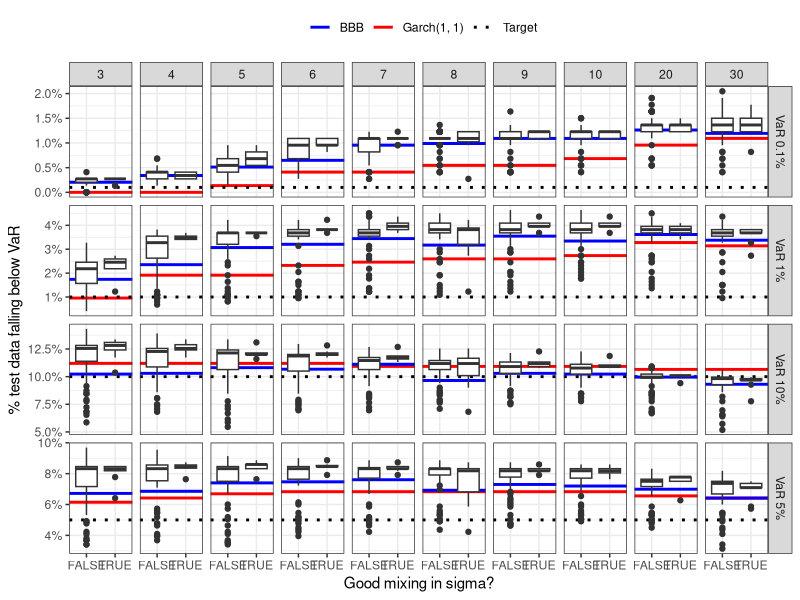
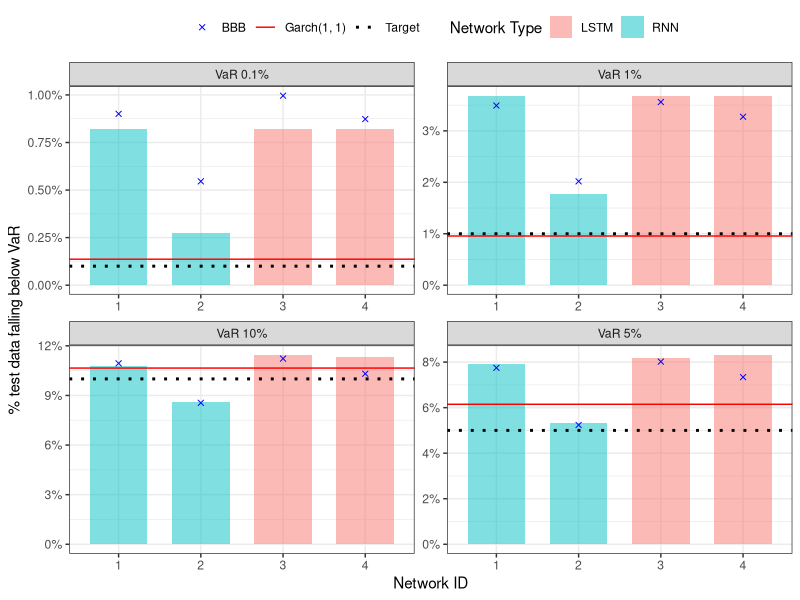
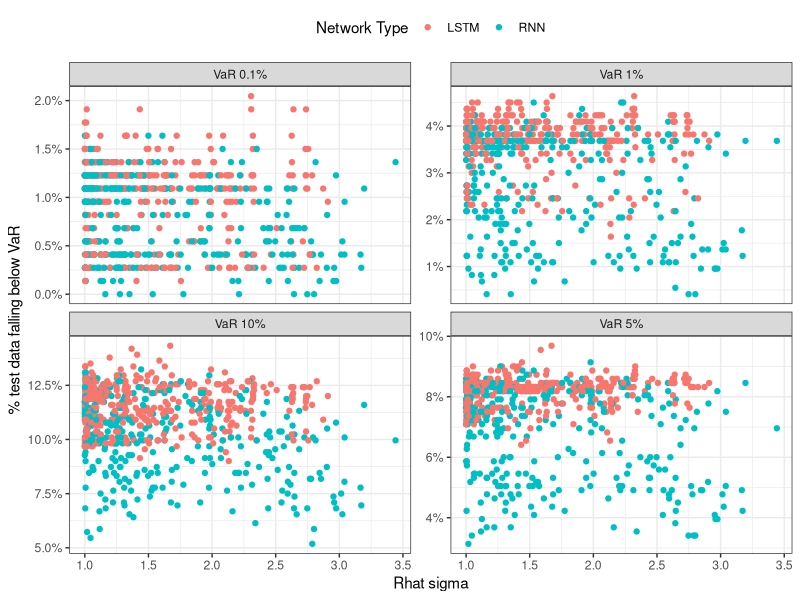

These charts were generated, in order, by the following R code:
rm(list = ls())
library(tidyverse)
var_translate = c(
  "VaR_0_1" = "VaR 0.1%", 
  "VaR_1_0" = "VaR 1%", 
  "VaR_5_0" = "VaR 5%", 
  "VaR_10_0" = "VaR 10%"
)

var_target = c(
  "VaR_0_1" = 0.001, 
  "VaR_1_0" = 0.01, 
  "VaR_5_0" = 0.05, 
  "VaR_10_0" = 0.1
)

benchmark <- read_csv("../tdist-garch11-baseline.csv")
single_chain <- read_csv("../mcmc-single-chain-evaluation-all.csv")
same_network <- read_csv("../mcmc-same-network-evaluation-all.csv")
bbb <- read_csv("../bbb-single-asset-all.csv")

benchmark_long <- benchmark %>%
  pivot_longer(-nu, 
               names_to = "measure", 
               values_to = "garch")

benchmark_best <- benchmark_long %>%
  mutate(target = var_target[measure], 
         diff = abs(garch - target)) %>%
  group_by(measure) %>%
  arrange(diff) %>%
  mutate(rank = 1:n()) %>%
  ungroup() %>%
  filter(rank == 1) %>%
  select(nu, measure, garch)

bbb_long <- bbb %>%
  pivot_longer(-c(network, nu), 
               names_to = "measure", 
               values_to = "bbb")

bbb_nu <- bbb_long %>%
  group_by(nu, measure) %>%
  summarise(bbb = mean(bbb), .groups = "drop")

bbb_network <- bbb_long %>%
  group_by(network, measure) %>%
  summarise(bbb = mean(bbb), .groups = "drop") %>%
  mutate(network = factor(network, levels = sort(unique(network))))

single_chain_comparison <- single_chain %>%
  select(-c(mape, config, network)) %>%
  mutate(well_mixing = rhat_sigma <= 1.01) %>%
  pivot_longer(-c(well_mixing, nu), 
               names_to = "measure", 
               values_to = "values") %>%
  filter(measure != "rhat_sigma") %>%
  left_join(benchmark_long, by = c("measure", "nu"))

same_network_evaluation <- same_network %>%
  pivot_longer(-network, 
               names_to = "measure", 
               values_to = "values") %>%
  left_join(benchmark_best, by = c("measure")) %>%
  filter(!measure %in% c("rhat_sigma", "rmse", "mape")) %>%
  mutate(network = factor(network, levels = sort(unique(network))))


p_single_chain <- single_chain_comparison %>%
  left_join(bbb_nu, by = c("nu", "measure")) %>%
  filter(measure != "rmse") %>%
  mutate(target = var_target[measure]) %>%
  mutate(measure = ifelse(measure %in% names(var_translate), 
                          var_translate[measure], 
                          measure)) %>%
  ggplot(aes(y = values, x = well_mixing)) + 
  geom_hline(aes(yintercept = garch, color = "Garch(1, 1)"), size = 1) + 
  geom_hline(aes(yintercept = target, color = "Target"), size = 1, linetype = "dotted") + 
  geom_hline(aes(yintercept = bbb, color = "BBB"), size = 1) +
  geom_boxplot() + 
  facet_grid(rows = vars(measure), cols = vars(nu), scales = "free") + 
  scale_color_manual(values = c("Garch(1, 1)" = "red", "Target" = "black", "BBB" = "blue")) + 
  scale_y_continuous(labels = scales::percent) + 
  guides(color = guide_legend(title = "")) + 
  xlab("Good mixing in sigma?") + ylab("% test data falling below VaR") + 
  theme_bw() + 
  theme(legend.position = "top")

p_single_chain
ggsave("./single-asset-single-chain-tgarch.pdf", 
       plot = p_single_chain, 
       device = "pdf")

single_chain_comparison %>%
  filter(measure == "rmse") %>%
  group_by(nu) %>%
  summarise(min = min(values), 
            max = max(values), 
            mean = mean(values)) %>%
  write_csv(., file = "./single-asset-nu-rmse-tgarch.csv")

p_same_network <- same_network_evaluation %>%
  left_join(bbb_network, by = c("network", "measure")) %>%
  mutate(target = var_target[measure]) %>%
  mutate(measure = var_translate[measure]) %>%
  mutate(kind = ifelse(as.numeric(network) <= 2, "RNN", "LSTM")) %>%
  ggplot(aes(x = network, y = values)) + 
  geom_col(aes(fill = kind),position = "dodge2", width = 0.7, alpha = 0.5) + 
  geom_hline(aes(yintercept = garch, color = "Garch(1, 1)", group = nu), size = 0.5) + 
  geom_hline(aes(yintercept = target, color = "Target"), size = 1, linetype = "dotted") + 
  geom_point(aes(y = bbb, color = "BBB"), shape = 4) +
  facet_wrap(vars(measure), scales = "free") + 
  scale_color_manual(values = c("Garch(1, 1)" = "red", "Target" = "black", "BBB" = "blue")) + 
  scale_y_continuous(labels = scales::percent) + 
  guides(color = guide_legend(title = ""), 
         fill = guide_legend(title = "Network Type")) + 
  xlab("Network ID") + ylab("% test data falling below VaR") +
  theme_bw() + 
  theme(legend.position = "top")

p_same_network
ggsave("./single-asset-same-network-tgarch.pdf", 
       plot = p_same_network, 
       device = "pdf")


p_mixing_performance <- single_chain %>%
  mutate(kind = ifelse(network <= 2, "RNN", "LSTM")) %>%
  select(rhat_sigma, starts_with("VaR"), kind) %>%
  pivot_longer(-c(rhat_sigma, kind), 
               names_to = "measure", 
               values_to = "values") %>%
  mutate(target = var_target[measure], 
         measure = var_translate[measure]) %>%
  ggplot(aes(x = rhat_sigma, y = values)) + 
  geom_point(aes(color = kind)) + 
  facet_wrap(vars(measure), scales = "free_y") +
  scale_y_continuous(labels = scales::percent) + 
  xlab("Rhat sigma") + ylab("% test data falling below VaR") +
  guides(color = guide_legend(title = "Network Type")) +
  theme_bw() + 
  theme(legend.position = "top")

p_mixing_performance
ggsave("./single-asset-mixing-performance.pdf", 
       plot = p_mixing_performance, 
       device = "pdf")
